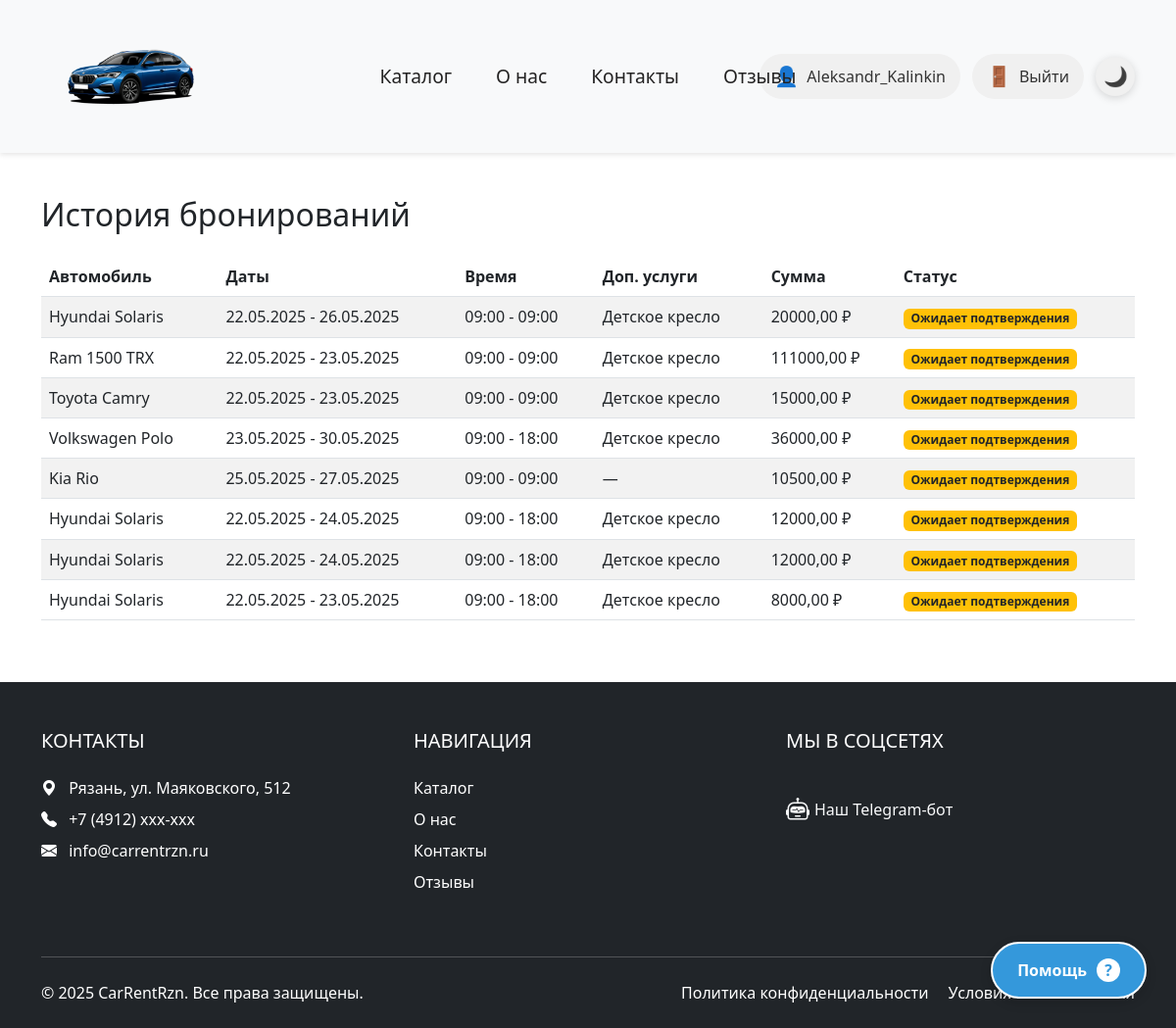
/cars/booking-history/ (signed in), run on the app's committed database.
### users/models.py (models this page shows)
class User(AbstractUser):
    image = models.ImageField(upload_to="users_images", blank=True)
    email = models.EmailField(
        unique=True,  # Уникальность на уровне БД
        error_messages={
            'unique': "Пользователь с таким email уже существует"
        }
    )
    phone_number = models.CharField(max_length=20, blank=True, null=True, unique=True,
                                    error_messages={
                                                    'unique': "Этот номер телефона уже зарегистрирован"
                                                    })  # Добавляем телефон
    birth_day = models.DateField(blank=True, null=True)  # Добавляем дату рождения

### cars/models.py (models this page shows, shortened)
class Booking(models.Model):
    user = models.ForeignKey(User, on_delete=models.CASCADE)
    car = models.ForeignKey('Cars', on_delete=models.CASCADE)
    start_date = models.DateField()
    end_date = models.DateField()
    start_time = models.TimeField()
    end_time = models.TimeField()
    child_seat = models.BooleanField(default=False)
    total_price = models.DecimalField(max_digits=10, decimal_places=2)
    created_at = models.DateTimeField(auto_now_add=True)
    status = models.CharField(max_length=20, default='pending', choices=[
        ('pending', 'Ожидает подтверждения'),
        ('confirmed', 'Подтверждено'),
        ('canceled', 'Отменено')
    ])
    class Meta:
        verbose_name_plural = "Cars" #убираем S в админке на конце

class Cars(models.Model):
    name = models.CharField(max_length = 256)
    image = models.ImageField(upload_to="cars_media") #из папки cars_media будут грузиться фотки
    description = models.TextField(blank=True)  # Здесь blank=True,это значит, что поле description м.б и не заполненым
    short_description = models.TextField(max_length=64, blank=True)  # Здесь blank=True,это значит, что поле description м.б и не заполненым
    price = models.DecimalField(max_digits=7, decimal_places=2) #5- так как у меня цена тачки за сутки максимум 30000.00 будет, 2 - так как.00
    category = models.ForeignKey(CarsCategory, on_delete= models.PROTECT, related_name='cars')#внешний ключ из таблицы

### cars/views.py (the view)
# urls.py: path('booking-history/', booking_history, name='booking_history'),
@login_required
def booking_history(request):
    bookings = Booking.objects.filter(user=request.user).order_by('-created_at')
    context = {
        'title': 'История бронирований',
        'bookings': bookings
    }
    return render(request, 'cars/booking_history.html', context)

### cars/templates/cars/booking_history.html (shortened to what this page needs)
{% extends "cars/base.html" %}
{% load static %}
{% block content %}
<div class="container mt-4">
    <h2 class="mb-4">История бронирований</h2>
    {% if bookings %}
    <div class="table-responsive">
        <table class="table table-striped">
            <thead>
                <tr>
                    <th>Автомобиль</th>
                    <th>Даты</th>
                    <th>Время</th>
                    <th>Доп. услуги</th>
                    <th>Сумма</th>
                    <th>Статус</th>
                </tr>
            </thead>
            <tbody>
                {% for booking in bookings %}
                <tr>
                    <td>{{ booking.car.name }}</td>
                    <td>
                        {{ booking.start_date|date:"d.m.Y" }} -
                        {{ booking.end_date|date:"d.m.Y" }}
                    </td>
                    <td>
                        {{ booking.start_time|time:"H:i" }} -
                        {{ booking.end_time|time:"H:i" }}
                    </td>
                    <td>{% if booking.child_seat %}Детское кресло{% else %}—{% endif %}</td>
                    <td>{{ booking.total_price }} ₽</td>
                    <td>
                        <span class="badge
                            {% if booking.status == 'confirmed' %}bg-success
                            {% elif booking.status == 'canceled' %}bg-danger
                            {% else %}bg-warning text-dark{% endif %}">
                            {{ booking.get_status_display }}
                        </span>
                    </td>
                </tr>
                {% endfor %}
            </tbody>
        </table>
    </div>
    {% else %}
    <div class="alert alert-info">
        У вас пока нет бронирований. <a href="{% url 'cars' %}" class="alert-link">Выбрать автомобиль</a>
    </div>
    {% endif %}
</div>
{% endblock %}

### cars/templates/cars/base.html (shortened to what this page needs)
{% load static %}
<!DOCTYPE html>
<html lang="ru" style="height: 100%;">
<head>
    <link rel="stylesheet" href="{% static 'css/index2.css' %}">
    <link rel="stylesheet" href="{% static 'css/base.css' %}">
    <link href="https://cdn.jsdelivr.net/npm/bootstrap@5.3.0/dist/css/bootstrap.min.css" rel="stylesheet">
    <link rel="stylesheet" href="https://cdn.jsdelivr.net/npm/bootstrap-icons@1.11.1/font/bootstrap-icons.css">
</head>
<body class="light-theme">
    <header class="header">
        <div class="container">
            <div class="logo">
                <a href="{% url 'index' %}">
                    <img src="{% static 'images/logo.png' %}" alt="Рязань Аренда Авто" width="180">
                </a>
            </div>
            <nav class="nav">
                <ul>
                    <li><a href="{% url 'cars:index' %}">Каталог</a></li>
                    <li><a href="#">О нас</a></li>
                    <li><a href="{% url 'contacts' %}">Контакты</a></li>
                    <li><a href="{% url 'reviews' %}">Отзывы</a></li>
                </ul>
            </nav>
            <div class="header-buttons">
                {% if user.is_authenticated %}
                    <a href="{% url 'users:profile' %}" class="header-auth-btn">
                        <span class="auth-icon">👤</span>
                        <span class="auth-text">{{user.username}}</span>
                    </a>
                {% endif %}
                {% if user.is_authenticated %}
                    <a href="{% url 'users:logout' %}" class="header-auth-btn">
                        <span class="auth-icon">🚪</span>
                        <span class="auth-text">Выйти</span>
                    </a>
                {% else %}
                    <a href="{% url 'users:login' %}" class="header-auth-btn">
                        <span class="auth-icon">🔑</span>
                        <span class="auth-text">Войти</span>
                    </a>
                {% endif %}
                <button class="theme-toggle" aria-label="Переключить тему" onclick="toggleTheme()">
                    <span class="theme-icon">🌙</span>
                </button>
            </div>
        </div>
    </header>
    <main class="main-content">
        {% block content %}{% endblock %}
    </main>
    <div class="help-button-container">
        <button class="help-button" id="helpButton" onclick="toggleHelpModal()">
            <span class="help-button-text">Помощь</span>
            <span class="help-button-icon">?</span>
        </button>
    </div>
    <footer class="footer bg-dark text-white pt-5 pb-4">
        <div class="container">
            <div class="row">
                <div class="col-md-4 mb-4">
                    <h5 class="text-uppercase mb-4">Контакты</h5>
                    <ul class="list-unstyled">
                        <li class="mb-2"><i class="bi bi-geo-alt-fill me-2"></i> Рязань, ул. Маяковского, 512</li>
                        <li class="mb-2"><i class="bi bi-telephone-fill me-2"></i> +7 (4912) ххх-ххх</li>
                        <li class="mb-2"><i class="bi bi-envelope-fill me-2"></i> info@carrentrzn.ru</li>
                    </ul>
                </div>
                <div class="col-md-4 mb-4">
                    <h5 class="text-uppercase mb-4">Навигация</h5>
                    <ul class="list-unstyled">
                        <li class="mb-2"><a href="{% url 'cars:index' %}" class="text-white text-decoration-none">Каталог</a></li>
                        <li class="mb-2"><a href="#" class="text-white text-decoration-none">О нас</a></li>
                        <li class="mb-2"><a href="{% url 'contacts' %}" class="text-white text-decoration-none">Контакты</a></li>
                        <li class="mb-2"><a href="{% url 'reviews' %}" class="text-white text-decoration-none">Отзывы</a></li>
                    </ul>
                </div>
                <div class="col-md-4 mb-4">
                    <h5 class="text-uppercase mb-4">Мы в соцсетях</h5>
                    <div>
                        <a href="https://t.me/CarRentRzn_bot" class="telegram-bot-link" target="_blank">
                            <i class="bi bi-robot fs-4"></i>
                            <span>Наш Telegram-бот</span>
                        </a>
                    </div>
                </div>
            </div>
            <hr class="my-4">
            <div class="row">
                <div class="col-md-6 text-center text-md-start">
                    <p class="mb-0">© 2025 CarRentRzn. Все права защищены.</p>
                </div>
                <div class="col-md-6 text-center text-md-end">
                    <a href="#" class="text-white text-decoration-none me-3">Политика конфиденциальности</a>
                    <a href="#" class="text-white text-decoration-none">Условия использования</a>
                </div>
            </div>
        </div>
    </footer>
</body>
</html>

### static/css/index2.css (style rules this page uses)
:root { --bg-color: #ffffff; --text-color: #232222; --header-bg: #f8f9fa; --footer-bg: #343a40; --border-color: #e0e0e0; --primary-color: #3498db; --shadow-color: rgba(0, 0, 0, 0.1); --logo-color: #232222; --link-color: #f8f9fa; }
html { background-color: var(--bg-color); }
body { margin: 0; padding: 0; font-family: 'Arial', sans-serif; background-color: var(--bg-color); color: var(--text-color); transition: background-color 0.3s ease, color 0.3s ease; }
.container { width: 100%; max-width: 1200px; margin: 0 auto; padding: 0 15px; box-sizing: border-box; }
.header { background-color: var(--header-bg); padding: 8px 0; box-shadow: 0 2px 5px var(--shadow-color); position: sticky; top: 0; z-index: 100; transition: background-color 0.3s ease; }
.header .container { display: flex; justify-content: space-between; align-items: center; }
.logo { width: 180px; transition: transform 0.3s ease; }
.nav ul { display: flex; list-style: none; margin: 0; padding: 0; }
.nav ul li { margin-left: 30px; }
.nav ul li:first-child { margin-left: 0; }
.nav ul li a { color: var(--text-color); text-decoration: none; font-weight: 500; padding: 15px 0; font-size: 1.2em; position: relative; transition: color 0.3s ease; }
.nav ul li a::after { content: ''; position: absolute; bottom: 0; left: 0; width: 0; height: 2px; background-color: var(--primary-color); transition: width 0.5s ease; }
.header-buttons { display: flex; align-items: center; gap: 15px; }
.theme-toggle { background-color: var(--primary-color); border: none; border-radius: 50%; width: 44px; height: 44px; display: flex; align-items: center; justify-content: center; cursor: pointer; transition: all 0.3s ease; padding: 0; box-shadow: 0 2px 8px rgba(0, 0, 0, 0.15); position: relative; }
.theme-icon { font-size: 20px; display: flex; align-items: center; justify-content: center; transition: transform 0.3s ease; filter: brightness(0) saturate(100%) invert(20%) sepia(0%) saturate(0%) hue-rotate(0deg) brightness(90%) contrast(80%); }
.auth-icon { font-size: 20px; display: flex; align-items: center; justify-content: center; transition: transform 0.3s ease; }
.main-content { min-height: calc(100vh - 260px); padding: 20px 0; background-color: var(--bg-color); transition: background-color 0.3s ease; }
.help-button-container { position: fixed; right: 30px; bottom: 30px; z-index: 999; }
.help-button { background-color: var(--primary-color); color: white; border: none; border-radius: 50px; padding: 15px 25px; font-size: 16px; font-weight: bold; cursor: pointer; box-shadow: 0 4px 12px rgba(0, 0, 0, 0.15); transition: all 0.3s ease; display: flex; align-items: center; gap: 10px; border: 2px solid white; }
.help-button-icon { display: inline-flex; align-items: center; justify-content: center; width: 24px; height: 24px; background: white; color: var(--primary-color); border-radius: 50%; font-weight: bold; }
.footer { background-color: var(--footer-bg); color: var(--link-color); padding-top: 2.4rem; padding-bottom: 1.2rem; transition: background-color 0.3s ease; }
.footer a { color: var(--link-color); transition: color 0.3s ease; }
.footer hr { border-color: var(--border-color); }

### static/css/base.css (style rules this page uses)
html, body { height: 100%; margin: 0; padding: 0; }
body { display: flex; flex-direction: column; min-height: 100vh; }
.main-content { flex: 1 0 auto; }
.footer { flex-shrink: 0; }
.header .container { display: flex; align-items: center; justify-content: space-between; width: 100%; flex-wrap: wrap; position: relative; }
.logo { flex-shrink: 0; }
.nav { position: absolute; left: 50%; transform: translateX(-50%); }
.nav ul { display: flex; gap: 15px; margin: 0; padding: 0; list-style: none; }
.nav ul li { white-space: nowrap; }
.header-buttons { display: flex; align-items: center; gap: 12px; flex-shrink: 0; }
.header-auth-btn { display: inline-flex; align-items: center; justify-content: center; gap: 8px; padding: 8px 15px; border-radius: 50px; text-decoration: none; font-weight: 500; transition: all 0.3s ease; border: none; cursor: pointer; }
.light-theme .header-auth-btn { background-color: #f0f0f0; color: #333; }
.theme-toggle { display: flex; align-items: center; justify-content: center; width: 40px; height: 40px; border-radius: 50%; border: none; cursor: pointer; background-color: #f0f0f0; transition: all 0.3s ease; }
.telegram-bot-link { display: inline-flex; align-items: center; gap: 5px; color: #fff; text-decoration: none; transition: color 0.3s; }

### data on the page
User: username "Aleksandr_Kalinkin"
Booking: car.name "Hyundai Solaris", start_date "22.05.2025", end_date "26.05.2025", start_time "09:00", end_time "09:00", child_seat "Детское кресло", total_price "20000,00", status "Ожидает подтверждения"
Booking: car.name "Ram 1500 TRX", start_date "22.05.2025", end_date "23.05.2025", start_time "09:00", end_time "09:00", child_seat "Детское кресло", total_price "111000,00", status "Ожидает подтверждения"
Booking: car.name "Toyota Camry", start_date "22.05.2025", end_date "23.05.2025", start_time "09:00", end_time "09:00", child_seat "Детское кресло", total_price "15000,00", status "Ожидает подтверждения"
Booking: car.name "Volkswagen Polo", start_date "23.05.2025", end_date "30.05.2025", start_time "09:00", end_time "18:00", child_seat "Детское кресло", total_price "36000,00", status "Ожидает подтверждения"
Booking: car.name "Kia Rio", start_date "25.05.2025", end_date "27.05.2025", start_time "09:00", end_time "09:00", total_price "10500,00", status "Ожидает подтверждения"
Booking: car.name "Hyundai Solaris", start_date "22.05.2025", end_date "24.05.2025", start_time "09:00", end_time "18:00", child_seat "Детское кресло", total_price "12000,00", status "Ожидает подтверждения"
Booking: car.name "Hyundai Solaris", start_date "22.05.2025", end_date "24.05.2025", start_time "09:00", end_time "18:00", child_seat "Детское кресло", total_price "12000,00", status "Ожидает подтверждения"
Booking: car.name "Hyundai Solaris", start_date "22.05.2025", end_date "23.05.2025", start_time "09:00", end_time "18:00", child_seat "Детское кресло", total_price "8000,00", status "Ожидает подтверждения"
